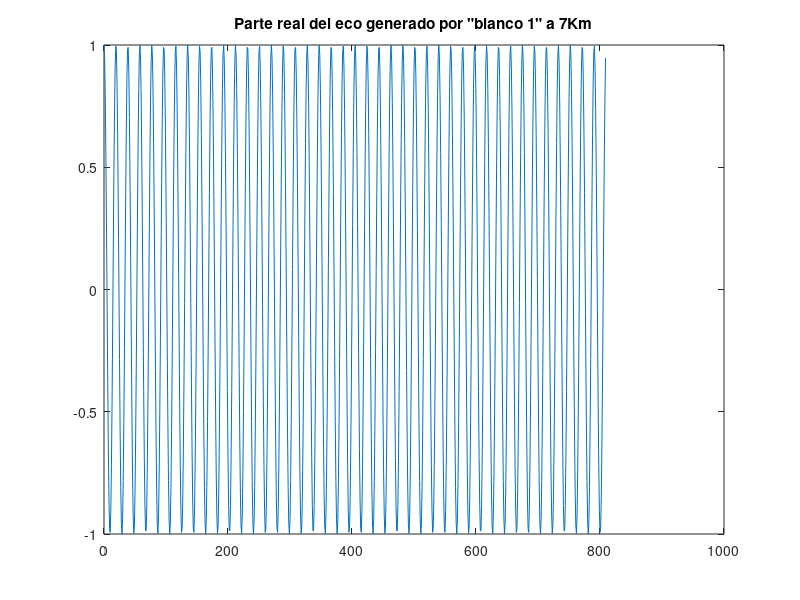
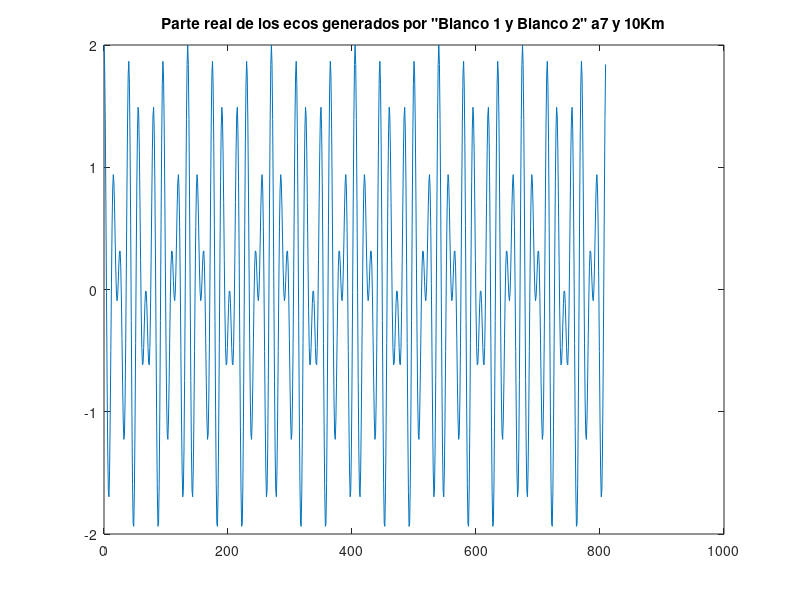
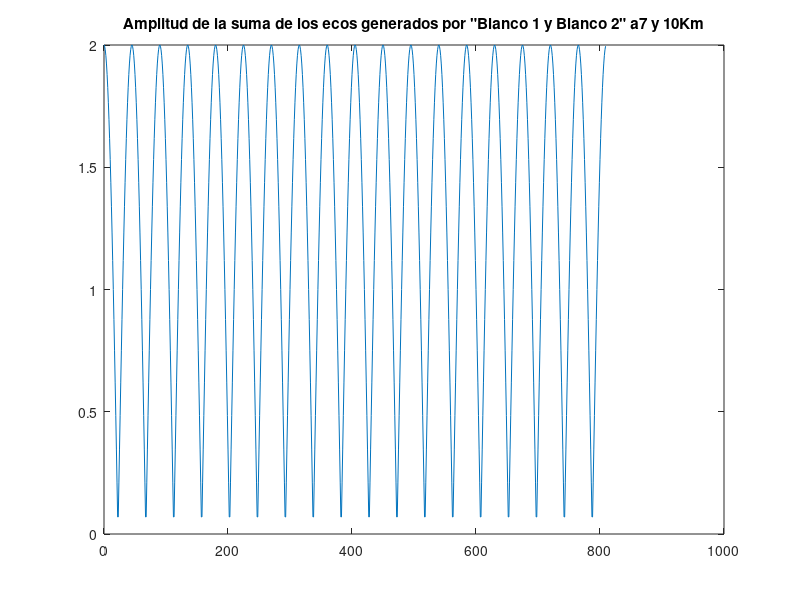
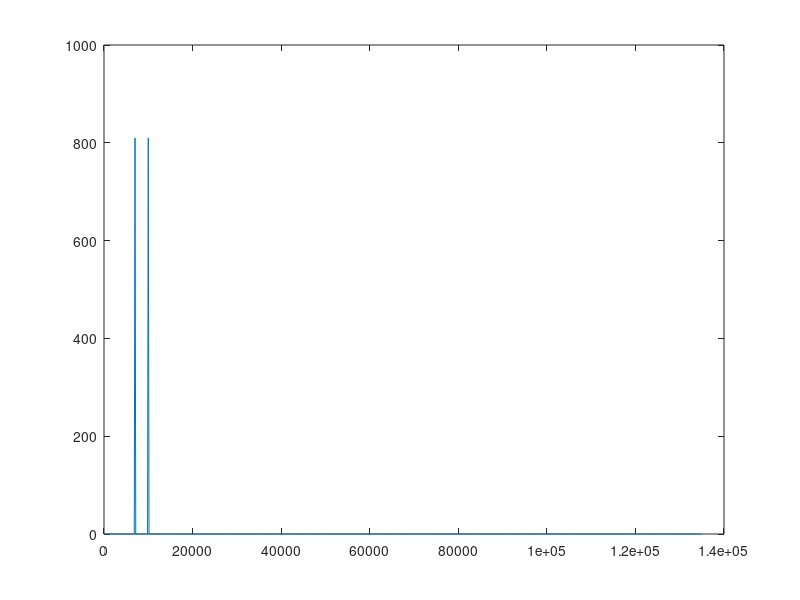

These figures' MATLAB source, in order:
clc;clear;close all;

% Radar de onda contínua y frecuencia modulada CWFM

f0 = 28.5e9; %Hz
c  = 3e8; %m/s
w  = 10; % Velocidad de giro de la antena en rpm
lambda = c/f0; %longitud de onda (m)


cobacimut = 20; %Cobertura en acimut de 20º

% Anchos de haz
haz_acimut    = 1; % grados
haz_elevacion = 3; %grados

%Parámetros de la señal transmitida
deltaf = 1e6; %Excursión de frecuencia [Hz]
fm     = 1e3; %Frecuencia de modulación [Hz]
eta1   = 0.9;
eta2   = eta1;

Tm = 1/fm;

Trampa = eta1*Tm;
Tutil  = eta1*eta2*Tm;

k = pi*deltaf*fm;
%% Calculo de la frecuencia de muestreo

T_maximo = Trampa-Tutil;
R_max    = c*T_maximo/2; %Resultado en metros
    % Frecuencia de batido maxima
fb_maxima =  2*R_max*deltaf/(c*Trampa);

% Gracias a nquist sacamos fs_min
fs_min = 2*fb_maxima;
% Factor de sobremuestreo. Para verle bien usamos un factor de "5"
oversamplig =5; %Solo vale para ver mejor las señales una vez dibujadas.

fs = oversamplig*fs_min;

N_muestras = floor(Tutil*fs);
%Número de muestras de cada exploracion por acimut.
velocidad_giro_grados_segundo = w/60*360; %grados/s
Grados_fila=velocidad_giro_grados_segundo * Trampa;

%% Primeros ejemplos de blancos. Simulamos la señal recibida de blancos a
% diferentes distancias.

% Blancos
distancia_blanco1 = 7e3; % distancia en m
distancia_blanco2 = 10e3; % distancia en m.
% distancia_blanco3= distancia_blanco2-delta_R;

% Frecuencia de batido asociada al blanco

fb_blanco1 = 2*distancia_blanco1*deltaf/(c*Trampa);
fb_blanco2 = 2*distancia_blanco2*deltaf/(c*Trampa);

% Señal recibida del blanco

n_muestra = 0:(N_muestras-1);

senal_blanco1 = exp(1i*2*pi*fb_blanco1*n_muestra/fs);
senal_blanco2 = exp(1i*2*pi*fb_blanco2*n_muestra/fs);

figure();plot(n_muestra,real(senal_blanco1));title("Parte real del eco generado por ""blanco 1"" a 7Km");

senal_suma = senal_blanco1+senal_blanco2;

figure();plot(n_muestra,real(senal_suma));title("Parte real de los ecos generados por ""Blanco 1 y Blanco 2"" a7 y 10Km");

figure();plot(n_muestra,real(abs(senal_suma)));title("Amplitud de la suma de los ecos generados por ""Blanco 1 y Blanco 2"" a7 y 10Km");

%% Estimación de la distancia a la que están los blancos

% Vamos a hacer la FFT.
salida_fft=fft(senal_suma); %En realidad tenemos muestras de la transformada de fourier. n muestras.

eje_fb = n_muestra*fs/N_muestras;

eje_Rb = c*Trampa/(2*deltaf) * eje_fb; %Hacemos el escalado de frecuencia a distancias [*]

acimut    = 0:Grados_fila:20-Grados_fila;
figure(); 
plot(eje_Rb,abs(salida_fft)) %Nos da una sinc, no una delta. La X = K-1
% Esto nos va a sacar el eje X en frecuencias "n_muestra*fs/N_muestras"
% Ahora la y es la frecuencia fk(foto movil 1).
% [*]

% Para ver la sinc, debemos poner una tasa de sobremuestreo superior

salida_fft=fft(senal_suma,50*N_muestras); %En realidad tenemos muestras de la transformada de fourier. n muestras.

indice_k_fft =0:((50*N_muestras)-1);

eje_fb = indice_k_fft*fs/50*N_muestras;

eje_Rb = c*Trampa/(2*deltaf) * eje_fb; %Hacemos el escalado de frecuencia a distancias [*]

% acimut    = 0:Grados_fila:20-Grados_fila;
figure(); 
plot(eje_Rb,abs(salida_fft))


%% 
% Determinar la resolución en distancia del sistema y 
% representar el módulo de la FFT de la señal_suma más la contribución de
% un blanco a una distancia_blanco+resolucion y otro a una
% distancia_blanco2+0.5*resolucion.

% Resolucion en distancia
Resolucion_distancia = ((c*Trampa)/(2*deltaf))*(1/Tutil)

% Blancos
distancia_blanco3 = 7e3  + Resolucion_distancia ; % distancia en m
distancia_blanco4 = 10e3 + 0.5*Resolucion_distancia; % distancia en m.
% Frecuencia de batido asociada al blanco

fb_blanco3 = 2*distancia_blanco3*deltaf/(c*Trampa);
fb_blanco4 = 2*distancia_blanco4*deltaf/(c*Trampa);

% Señal recibida del blanco

senal_blanco3= exp(1i*2*pi*fb_blanco3*n_muestra/fs);
senal_blanco4 = exp(1i*2*pi*fb_blanco4*n_muestra/fs);

senal_suma =  senal_suma + senal_blanco3+senal_blanco4;

salida_fft=fft(senal_suma,50*N_muestras); %En realidad tenemos muestras de la transformada de fourier. n muestras.

indice_k_fft =0:((50*N_muestras)-1);

eje_fb = indice_k_fft*fs/(50*N_muestras);

eje_Rb = c*Trampa/(2*deltaf) * eje_fb; %Hacemos el escalado de frecuencia a distancias [*]

% acimut    = 0:Grados_fila:20-Grados_fila;
figure(); 
plot(eje_Rb,abs(salida_fft));grid;
